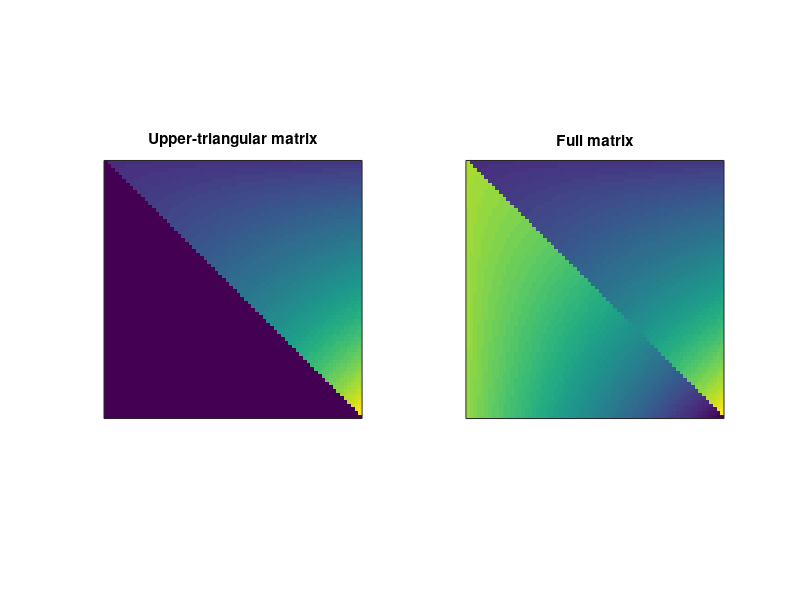

Here is the MATLAB script that generated this plot:
%% 
%     COURSE: Master MATLAB through guided problem-solving
%    SECTION: Command statements
%      VIDEO: Create an upper-triangular matrix
% Instructor: mikexcohen.com
%
%%

% size of square matrix
m = 70;

% initialize matrix
outmat = zeros(m,m);
outmat2 = zeros(m,m);

% loop over rows and columns
for i=1:m
    for j=1:m
        
        if (i<j)
            outmat(i,j) = (1.03)^(sqrt(i*j));
        else
            outmat2(i,j) = 1.03^m - (1.03)^(sqrt(i * j));
        end
            
    end
end

outmat2 = outmat + outmat2;

figure(1), clf
subplot(121)
imagesc(outmat)
axis square, title('Upper-triangular matrix')
set(gca,'xtick',[],'ytick',[],'clim',[0 1.03^m])

subplot(122)
imagesc(outmat2)
axis square, title('Full matrix')
set(gca,'xtick',[],'ytick',[],'clim',[0 1.03^m])

%%
